Frame 1 (no input): blank canvas, image omitted
Frame 60 (no input): blank canvas, image omitted
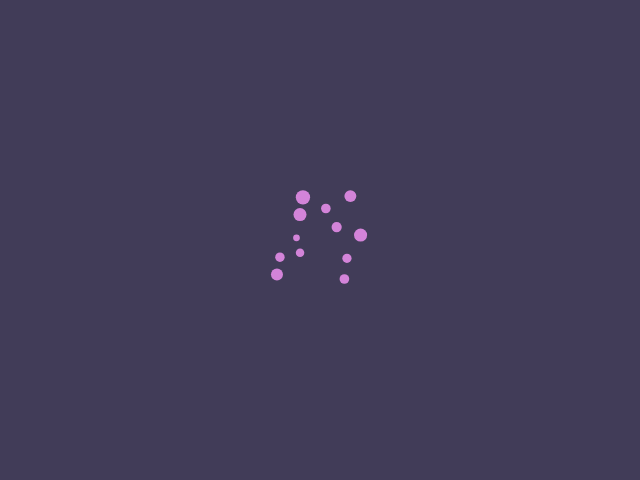
Frame 120 (the mouse pressed at the canvas centre since frame 60)

The p5.js sketch whose frames 1 and 60 were blank and that drew this single picture after the mouse press (run headless with seeded random() and noise() and a simulated clock; from frame 60 on, the mouse is pressed at the canvas centre):

// p5.js sketch
// ── sketch.js
// Author: Elijah Hynson
// Updated version of original code. Included 2 buttons that allows the user to switch between a circle and triangle pattern

let canvasDiv;

let canvas;

let buttonDiv;

let clearButton;

let triButton;

let circButton;

let sliderDiv;

let slider;

let minSpan;

let maxSpan;

function setup() {
  //create canvas UI
  canvasDiv = createDiv();
  canvas = createCanvas(640, 480);
  background(65,60,88);
  canvas.mousePressed(drawSplatter);
  canvas.parent(canvasDiv);
  
  //create button UI
  buttonDiv = createDiv();
  clearButton = createButton("Clear Canvas");
  clearButton.mousePressed(function() {
    background(65,60,88);
  });
  clearButton.parent(buttonDiv);
  
  // Triangle button
  buttonDiv = createDiv();
  triButton = createButton("Triangle Pattern");
  triButton.mousePressed(function() {
    canvas.mousePressed(drawTriSplatter);
  });
  triButton.parent(buttonDiv);
  
   // Circle button
  buttonDiv = createDiv();
  circButton = createButton("Circle Pattern");
  circButton.mousePressed(function() {
    canvas.mousePressed(drawSplatter);
  });
  circButton.parent(buttonDiv);
  
  //create slider UI
  sliderDiv = createDiv();
  minSpan = createSpan("Min");
  minSpan.parent(sliderDiv);
  slider = createSlider(0, 100, 50, 1);
  slider.parent(sliderDiv);
  
}



function draw() {

}



function drawEllipse() {
  fill("red");
  ellipse(mouseX, mouseY, 100);
}



function drawTriSplatter(){
  fill(random(100, 256), random(100, 256), random(100, 256));
  noStroke();
  let ellipses = random(1, 5);
  let spread = slider.value();
  for (let i = 0; i < ellipses; i++) {
    let randomSize = random(5, 15);
    let randomX = random(mouseX - spread, mouseX + spread + 1);
    let randomY = random(mouseY - spread, mouseY + spread + 1);
    let randomX2 = random(mouseX - spread, mouseX + spread + 1);
    let randomY2 = random(mouseY - spread, mouseY + spread + 1);
    let randomX3 = random(mouseX - spread, mouseX + spread + 1);
    let randomY3 = random(mouseY - spread, mouseY + spread + 1);
      triangle(randomX, randomY, randomX2, randomY2, randomX3, randomY3, randomSize);
    
  }
}

function drawSplatter(){
  fill(random(100, 256), random(100, 256), random(100, 256));
  noStroke();
  let ellipses = random(10, 15);
  let spread = slider.value();
  for (let i = 0; i < ellipses; i++) {
    let randomSize = random(5, 15);
    let randomX = random(mouseX - spread, mouseX + spread + 1);
    let randomY = random(mouseY - spread, mouseY + spread + 1);
      ellipse(randomX, randomY, randomSize);
    
  }
}
